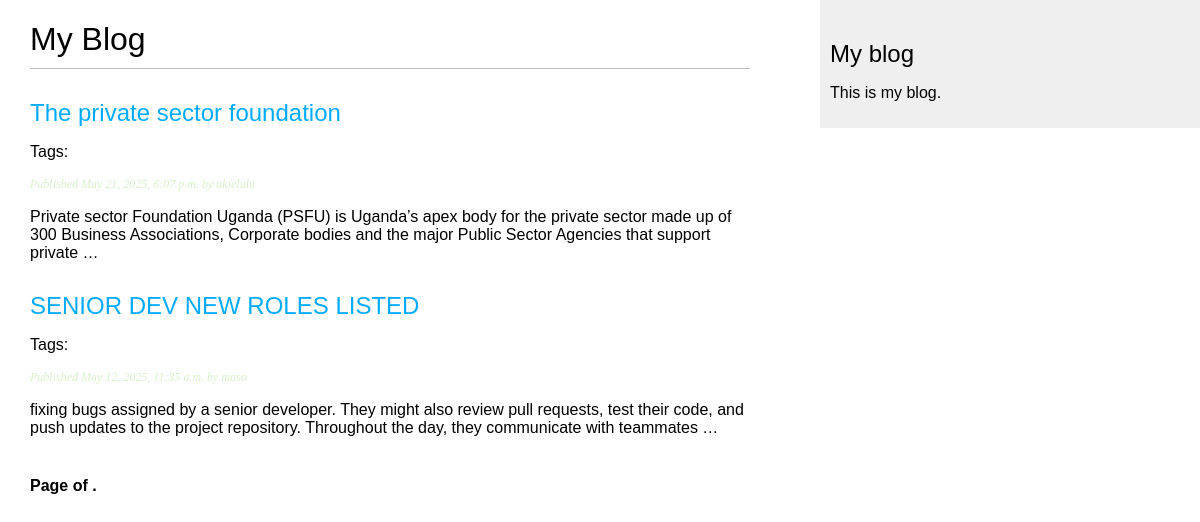
Screenshot of /blog/ with the database file from the repository.
### blog/models.py (models this page shows, shortened)
class Post(models.Model):
    class Status(models.TextChoices):
        DRAFT= 'DF', 'Draft'
        PUBLISHED = 'PB', 'Published'
    title = models.CharField(max_length=250)
    slug = models.SlugField(max_length=250, unique_for_date='publish')
    body = models.TextField()
    publish = models.DateTimeField(default=timezone.now)
    created = models.DateTimeField(auto_now_add=True)
    updated = models.DateTimeField(auto_now=True)
    tags = TaggableManager()
    status = models.CharField(max_length=2, choices=Status, default=Status.DRAFT)
    author = models.ForeignKey(
        settings.AUTH_USER_MODEL,
        on_delete=models.CASCADE,
        related_name='blog_posts'
    )
    objects = models.Manager() # The default manager
    published =PublishedManager() # Our custom manager
    class Meta:
        ordering =['-publish']
        indexes =[models.Index(fields=['-publish'])]
    def get_absolute_url(self):
        return reverse('blog:post_detail', args=[self.publish.year,
        self.publish.month, self.publish.day, self.slug])

### blog/views.py (the view)
# urls.py: path('', views.post_list, name='post_list'),
def post_list(request, tag_slug=None):
    post_list= Post.published.all()
    tag = None
    if tag_slug:
        tag = get_object_or_404(Tag, slug=tag_slug)
        post_list = post_list.filter(tags__in=[tag])
    paginator = Paginator(post_list, 2)
    page_number = request.GET.get('page',1)
    try: posts = paginator.page(page_number)
    except EmptyPage: posts = paginator.page(paginator.num_pages)
    except PageNotAnInteger: posts = paginator.page(1)
    return render(
        request,
        'blog/post/list.html',
        {'posts': posts, 'tag': tag}
    )

### blog/models.py (called while the page is built)
    def get_queryset(self):
        return (super().get_queryset().filter(status=Post.Status.PUBLISHED) )

### blog/templates/blog/post/list.html (shortened to what this page needs)
{% extends "blog/base.html" %}
{% block content %} <h1>My Blog</h1>
{% for post in posts %}
<h2> <a href="{{post.get_absolute_url}}"> {{ post.title}} </a> </h2>
<p class="tags">Tags: {{ post.tags.all|join:", " }}</p>
<p class="date"> Published {{ post.publish }} by {{post.author }} </p>
{{ post.body|truncatewords:30|linebreaks }}
{%endfor %}
{% include "pagination.html" with page=page_obj %}
{% endblock %}

### blog/static/css/blog.css (style rules this page uses)
body { margin: 0; padding: 0; font-family: helvetica, sans-serif; }
a { color: #00abff; text-decoration: none; }
h1 { font-weight: normal; border-bottom: 1px solid #bbb; padding: 0 0 10px 0; }
h2 { font-weight: normal; margin: 30px 0 0; }
p.date { color: #d6f0c6; font-family: georgia, serif; font-size: 12px; font-style: italic; }

### rows the page displays
Post: title "The private sector foundation", publish "May 21, 2025, 6:07 p.m.", author "akielulu", body "Private sector Foundation Uganda (PSFU) is Uganda’s apex body for the private sector made up of 300 Business Associations, Corporate bodies and the major Public Sector Agencies that support private …"
Post: title "SENIOR DEV NEW ROLES LISTED", publish "May 12, 2025, 11:35 a.m.", author "maso", body "fixing bugs assigned by a senior developer. They might also review pull requests, test their code, and push updates to the project repository. Throughout the day, they communicate with teammates …"
